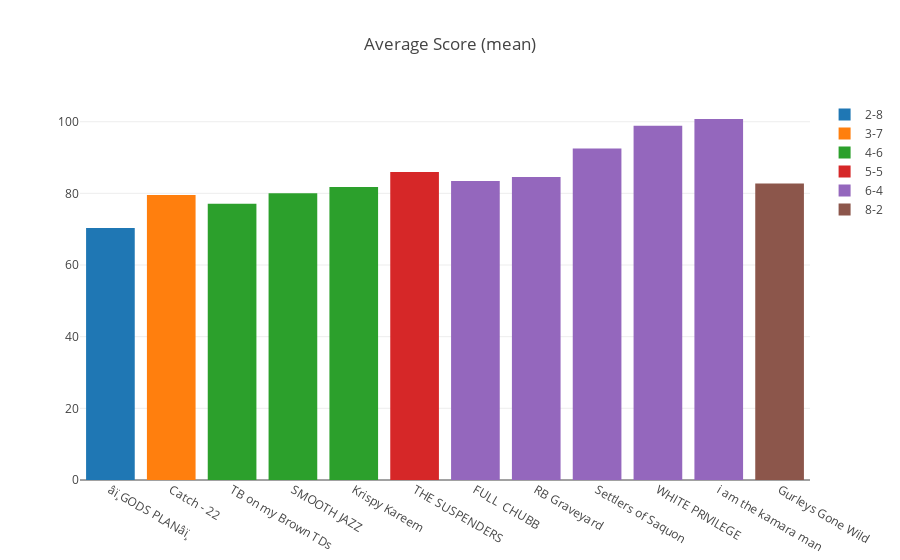
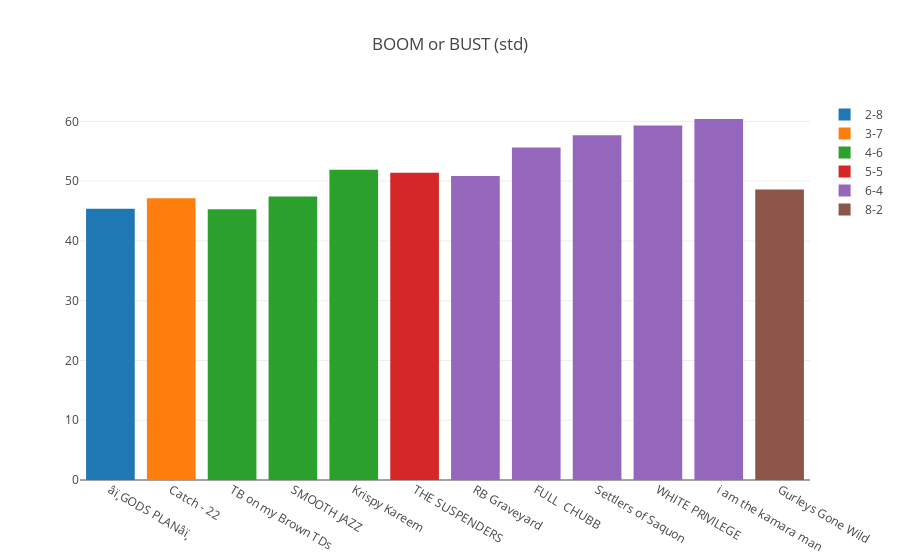
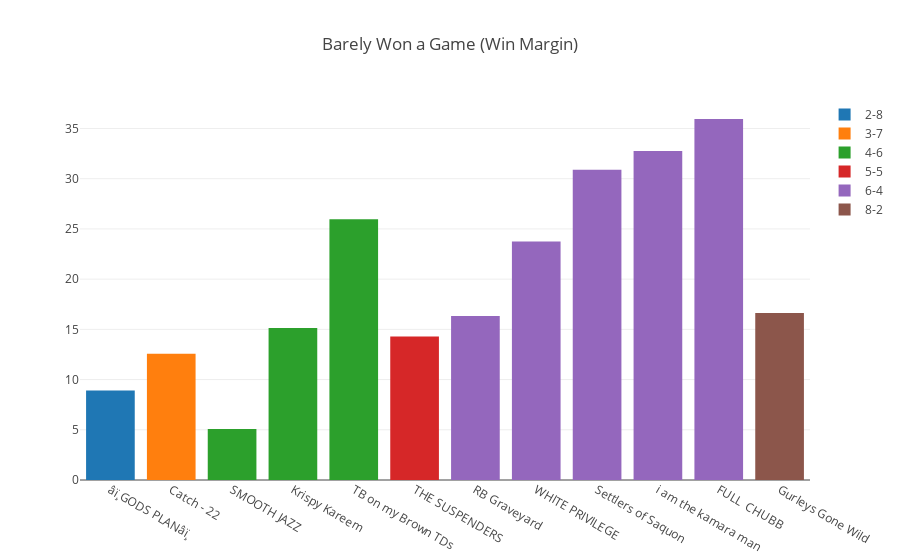
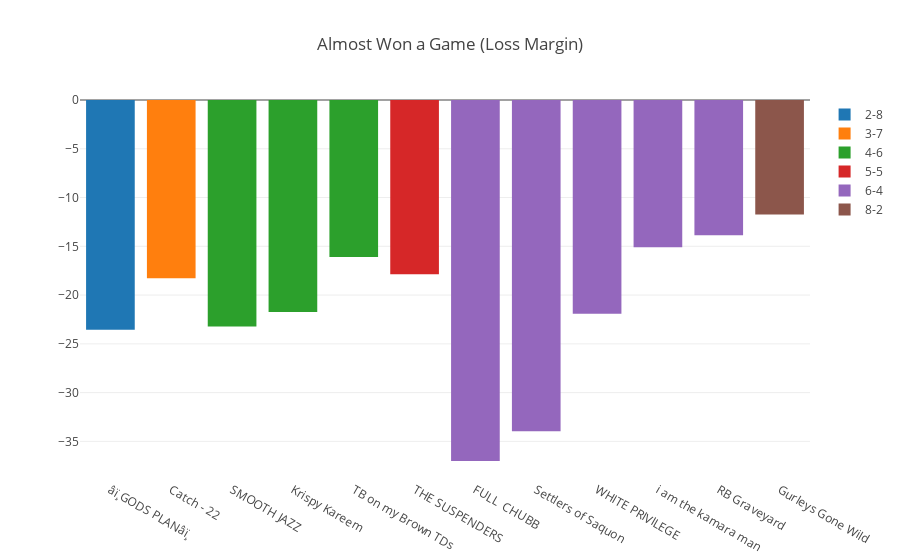

The notebook cell saved with these charts, in order:
### Code cell
# create graph
for col,title in zip(columns,titles):
    df6 = df5.sort_values(col)

    # trace
    data = []
    for s in standings:
        trace = go.Bar(x=df6[df6.standings==s].team.tolist(),
                       y=df6[df6.standings==s][col].tolist(),name=s)
        data.append(trace)

    #layout
    layout = go.Layout(title=title,
                       barmode='group')

    # fig
    fig = go.Figure(data=data, layout=layout)
    
    py.iplot(fig)

### Figure 1 — Plotly figure (JSON) as saved in the notebook; plotly's stock layout.template omitted (floating-point values rounded to 4 significant figures)
{"data": [{"name": "2-8", "type": "bar", "uid": "c90aae58-e908-11e8-a72f-360038087701", "x": ["âï¸GODS PLANâï¸"], "y": [70.32]}, {"name": "3-7", "type": "bar", "uid": "c90ab054-e908-11e8-a8fc-360038087701", "x": ["Catch - 22"], "y": [79.54]}, {"name": "4-6", "type": "bar", "uid": "c90ab19e-e908-11e8-8801-360038087701", "x": ["TB on my Brown TDs", "SMOOTH JAZZ", "Krispy Kareem"], "y": [77.08, 80.05, 81.8]}, {"name": "5-5", "type": "bar", "uid": "c90ab27a-e908-11e8-beb9-360038087701", "x": ["THE SUSPENDERS"], "y": [85.97]}, {"name": "6-4", "type": "bar", "uid": "c90ab306-e908-11e8-9e96-360038087701", "x": ["FULL  CHUBB", "RB Graveyard", "Settlers of Saquon", "WHITE PRIVILEGE", "i am the kamara man"], "y": [83.47, 84.57, 92.52, 98.89, 100.8]}, {"name": "8-2", "type": "bar", "uid": "c90ab392-e908-11e8-a247-360038087701", "x": ["Gurleys Gone Wild"], "y": [82.79]}], "layout": {"barmode": "group", "title": "Average Score (mean)"}}

### Figure 2 — Plotly figure (JSON) as saved in the notebook; plotly's stock layout.template omitted (floating-point values rounded to 4 significant figures)
{"data": [{"name": "2-8", "type": "bar", "uid": "c91f84ca-e908-11e8-98d4-360038087701", "x": ["âï¸GODS PLANâï¸"], "y": [45.4]}, {"name": "3-7", "type": "bar", "uid": "c91f860a-e908-11e8-9256-360038087701", "x": ["Catch - 22"], "y": [47.15]}, {"name": "4-6", "type": "bar", "uid": "c91f86b4-e908-11e8-ab14-360038087701", "x": ["TB on my Brown TDs", "SMOOTH JAZZ", "Krispy Kareem"], "y": [45.31, 47.42, 51.91]}, {"name": "5-5", "type": "bar", "uid": "c91f874a-e908-11e8-9daa-360038087701", "x": ["THE SUSPENDERS"], "y": [51.41]}, {"name": "6-4", "type": "bar", "uid": "c91f87cc-e908-11e8-813f-360038087701", "x": ["RB Graveyard", "FULL  CHUBB", "Settlers of Saquon", "WHITE PRIVILEGE", "i am the kamara man"], "y": [50.88, 55.64, 57.68, 59.33, 60.4]}, {"name": "8-2", "type": "bar", "uid": "c91f8846-e908-11e8-a317-360038087701", "x": ["Gurleys Gone Wild"], "y": [48.58]}], "layout": {"barmode": "group", "title": "BOOM or BUST (std)"}}

### Figure 3 — Plotly figure (JSON) as saved in the notebook; plotly's stock layout.template omitted (floating-point values rounded to 4 significant figures)
{"data": [{"name": "2-8", "type": "bar", "uid": "c92a82c6-e908-11e8-8865-360038087701", "x": ["âï¸GODS PLANâï¸"], "y": [8.91]}, {"name": "3-7", "type": "bar", "uid": "c92a841a-e908-11e8-8684-360038087701", "x": ["Catch - 22"], "y": [12.58]}, {"name": "4-6", "type": "bar", "uid": "c92a84cc-e908-11e8-965d-360038087701", "x": ["SMOOTH JAZZ", "Krispy Kareem", "TB on my Brown TDs"], "y": [5.08, 15.14, 25.96]}, {"name": "5-5", "type": "bar", "uid": "c92a8564-e908-11e8-b87f-360038087701", "x": ["THE SUSPENDERS"], "y": [14.28]}, {"name": "6-4", "type": "bar", "uid": "c92a85e6-e908-11e8-bcc8-360038087701", "x": ["RB Graveyard", "WHITE PRIVILEGE", "Settlers of Saquon", "i am the kamara man", "FULL  CHUBB"], "y": [16.33, 23.75, 30.89, 32.77, 35.94]}, {"name": "8-2", "type": "bar", "uid": "c92a8674-e908-11e8-9d1b-360038087701", "x": ["Gurleys Gone Wild"], "y": [16.62]}], "layout": {"barmode": "group", "title": "Barely Won a Game (Win Margin)"}}

### Figure 4 — Plotly figure (JSON) as saved in the notebook; plotly's stock layout.template omitted (floating-point values rounded to 4 significant figures)
{"data": [{"name": "2-8", "type": "bar", "uid": "c937b658-e908-11e8-88fb-360038087701", "x": ["âï¸GODS PLANâï¸"], "y": [-23.54]}, {"name": "3-7", "type": "bar", "uid": "c937b7e8-e908-11e8-a7b9-360038087701", "x": ["Catch - 22"], "y": [-18.29]}, {"name": "4-6", "type": "bar", "uid": "c937b89c-e908-11e8-abbe-360038087701", "x": ["SMOOTH JAZZ", "Krispy Kareem", "TB on my Brown TDs"], "y": [-23.22, -21.73, -16.09]}, {"name": "5-5", "type": "bar", "uid": "c937b93a-e908-11e8-ae0d-360038087701", "x": ["THE SUSPENDERS"], "y": [-17.87]}, {"name": "6-4", "type": "bar", "uid": "c937b9c8-e908-11e8-aa7d-360038087701", "x": ["FULL  CHUBB", "Settlers of Saquon", "WHITE PRIVILEGE", "i am the kamara man", "RB Graveyard"], "y": [-37.01, -33.97, -21.91, -15.1, -13.86]}, {"name": "8-2", "type": "bar", "uid": "c937ba4a-e908-11e8-b1f6-360038087701", "x": ["Gurleys Gone Wild"], "y": [-11.75]}], "layout": {"barmode": "group", "title": "Almost Won a Game (Loss Margin)"}}
